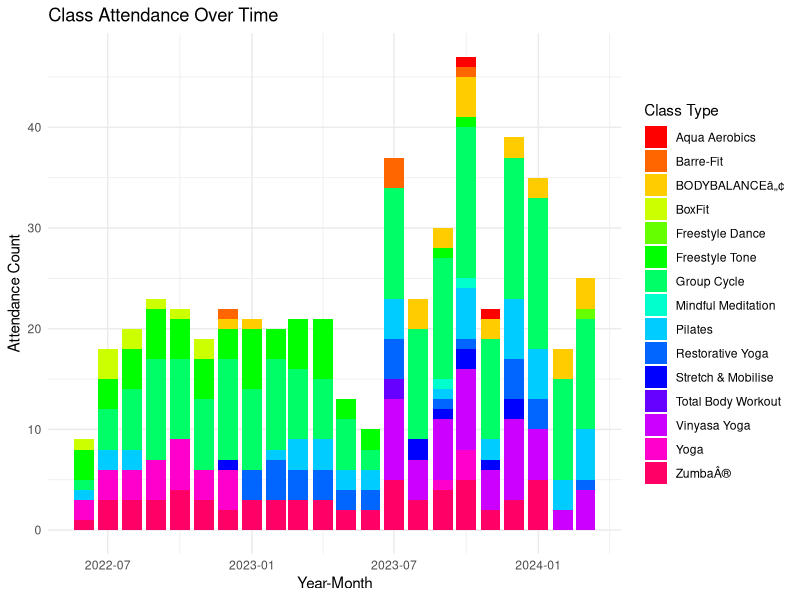

Generate this figure with R:
# Load required libraries
library(tidyverse)
library(lubridate)
library(viridis)
library(RColorBrewer)
library(ggplot2)
# Load the CSV file
data <- read.csv("records.csv")

# Convert date and time columns to appropriate data types
data$B25__Reservation_Start_Date__c <- as.Date(data$B25__Reservation_Start_Date__c, format = "%d/%m/%Y")
data$B25__Reservation_Start_Time__c <- as.POSIXct(data$B25__Reservation_Start_Time__c, format = "%H:%M")
data$Swipe_Status__c <- as.factor(data$Swipe_Status__c)

# Extract year and month from the start date
data$year_month <- floor_date(data$B25__Reservation_Start_Date__c, unit = "month")

# Get the first and last date from the data
start_date <- min(data$B25__Reservation_Start_Date__c)
end_date <- max(data$B25__Reservation_Start_Date__c)

# Calculate the start and end of 3-month blocks
start_block <- floor_date(start_date, unit = "3 months")
end_block <- ceiling_date(end_date, unit = "3 months")

# Generate sequence of 3-month blocks
blocks <- seq(start_block, end_block, by = "3 months")

# Format the dates
date_range <- paste(format(start_date, "%d/%m/%Y"), format(end_date, "%d/%m/%Y"), sep = " to ")

# Aggregate attendance data by month and class type, considering multiple statuses
attendance_summary <- data %>%
  filter(Swipe_Status__c %in% c("Attended", "Unmeasured", "Ignore")) %>%
  group_by(year_month, B25__Reservation_Title__c) %>%
  summarise(attendance_count = sum(Swipe_Status__c %in% c("Attended", "Unmeasured", "Ignore")))

# Plot attendance trends over time
# plot1 <- ggplot(attendance_summary, aes(x = year_month, y = attendance_count, fill = B25__Reservation_Title__c)) +
#   geom_bar(stat = "identity", position = "stack") +
#   labs(x = "Year-Month", y = "Attendance Count", title = paste("Class Attendance Over Time (", date_range, ")"),
#        fill = "Class Type") +  # Set font color to white
#   theme_minimal() +
#   theme(axis.text.x = element_text(color = "white"),
#         axis.text.y = element_text(color = "white"),
#         legend.text = element_text(color = "white"),
#         plot.title = element_text(color = "white"),
#         axis.title.x = element_text(color = "white"),
#         axis.title.y = element_text(color = "white")) +
#   scale_x_date(breaks = blocks, date_labels = "%Y-%m")  # Set breaks and labels for 3-month blocks
my_colors <- c(rainbow(length(unique(attendance_summary$B25__Reservation_Title__c))))
plot1 <- ggplot(attendance_summary, aes(x = year_month, y = attendance_count, fill = B25__Reservation_Title__c)) +
  geom_bar(stat = "identity", position = "stack") +
  scale_fill_manual(values = my_colors) +
  labs(x = "Year-Month", y = "Attendance Count", title = "Class Attendance Over Time", fill = "Class Type") +
  theme_minimal()
# Save plot1 as an image file
ggsave("attendance_over_time.png", plot1, width = 10, height = 6, units = "in")